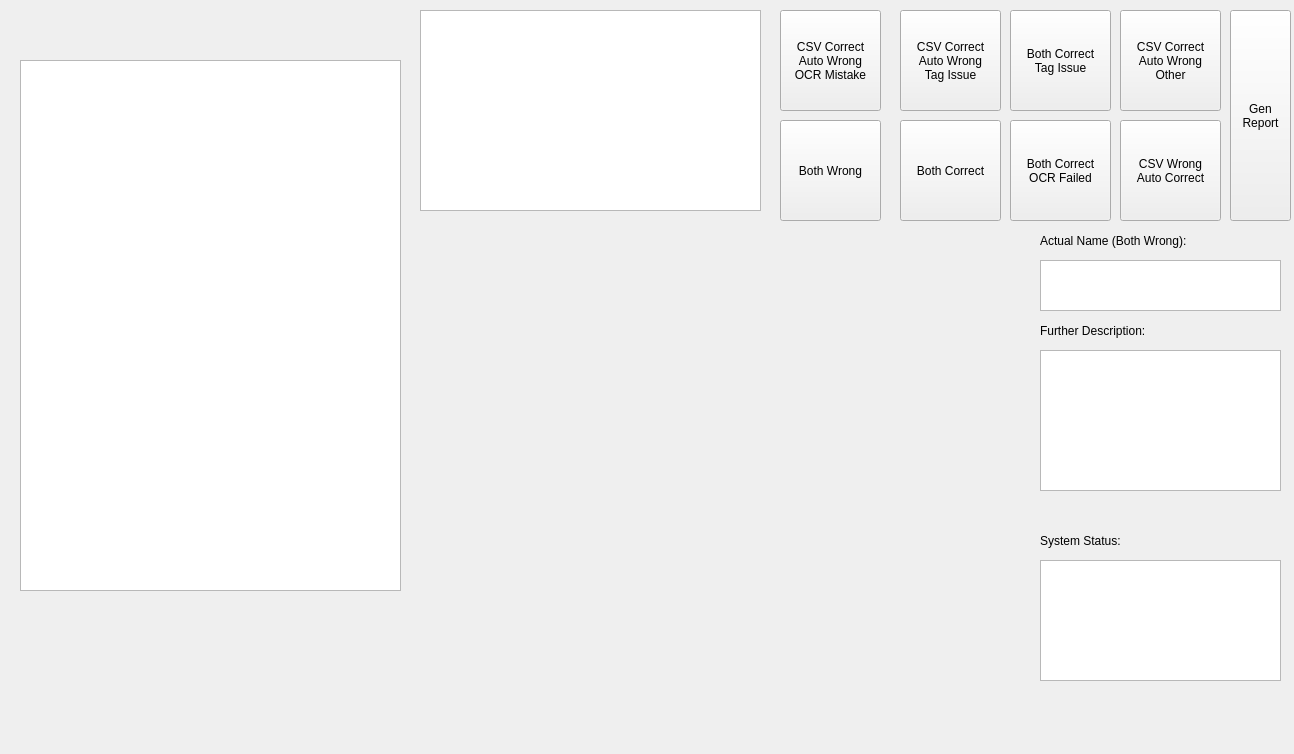
<?xml version="1.0" encoding="UTF-8"?>
<ui version="4.0">
 <class>Widget</class>
 <widget class="QWidget" name="Widget">
  <property name="geometry">
   <rect>
    <x>0</x>
    <y>0</y>
    <width>1294</width>
    <height>754</height>
   </rect>
  </property>
  <property name="windowTitle">
   <string>Widget</string>
  </property>
  <widget class="QPushButton" name="ocr_mistake">
   <property name="geometry">
    <rect>
     <x>780</x>
     <y>10</y>
     <width>101</width>
     <height>101</height>
    </rect>
   </property>
   <property name="text">
    <string>CSV Correct
Auto Wrong
OCR Mistake</string>
   </property>
  </widget>
  <widget class="QPlainTextEdit" name="label_text">
   <property name="geometry">
    <rect>
     <x>20</x>
     <y>60</y>
     <width>381</width>
     <height>531</height>
    </rect>
   </property>
   <property name="readOnly">
    <bool>true</bool>
   </property>
  </widget>
  <widget class="QPlainTextEdit" name="metadata">
   <property name="geometry">
    <rect>
     <x>420</x>
     <y>10</y>
     <width>341</width>
     <height>201</height>
    </rect>
   </property>
   <property name="readOnly">
    <bool>true</bool>
   </property>
  </widget>
  <widget class="QLabel" name="picture_frame">
   <property name="geometry">
    <rect>
     <x>410</x>
     <y>240</y>
     <width>611</width>
     <height>441</height>
    </rect>
   </property>
   <property name="text">
    <string/>
   </property>
   <property name="scaledContents">
    <bool>true</bool>
   </property>
  </widget>
  <widget class="QPushButton" name="csv_wrong">
   <property name="geometry">
    <rect>
     <x>1120</x>
     <y>120</y>
     <width>101</width>
     <height>101</height>
    </rect>
   </property>
   <property name="text">
    <string>CSV Wrong
Auto Correct</string>
   </property>
  </widget>
  <widget class="QPushButton" name="both_wrong">
   <property name="geometry">
    <rect>
     <x>780</x>
     <y>120</y>
     <width>101</width>
     <height>101</height>
    </rect>
   </property>
   <property name="text">
    <string>Both Wrong</string>
   </property>
  </widget>
  <widget class="QPlainTextEdit" name="scientific_name">
   <property name="geometry">
    <rect>
     <x>1040</x>
     <y>260</y>
     <width>241</width>
     <height>51</height>
    </rect>
   </property>
  </widget>
  <widget class="QLabel" name="label_2">
   <property name="geometry">
    <rect>
     <x>1040</x>
     <y>230</y>
     <width>191</width>
     <height>21</height>
    </rect>
   </property>
   <property name="text">
    <string>Actual Name (Both Wrong):</string>
   </property>
  </widget>
  <widget class="QPushButton" name="tag_issue">
   <property name="geometry">
    <rect>
     <x>900</x>
     <y>10</y>
     <width>101</width>
     <height>101</height>
    </rect>
   </property>
   <property name="text">
    <string>CSV Correct
Auto Wrong
Tag Issue</string>
   </property>
  </widget>
  <widget class="QPushButton" name="both_correct_tag_issue">
   <property name="geometry">
    <rect>
     <x>1010</x>
     <y>10</y>
     <width>101</width>
     <height>101</height>
    </rect>
   </property>
   <property name="text">
    <string>Both Correct
Tag Issue</string>
   </property>
  </widget>
  <widget class="QPushButton" name="both_correct">
   <property name="geometry">
    <rect>
     <x>900</x>
     <y>120</y>
     <width>101</width>
     <height>101</height>
    </rect>
   </property>
   <property name="text">
    <string>Both Correct</string>
   </property>
  </widget>
  <widget class="QPushButton" name="wrong_other">
   <property name="geometry">
    <rect>
     <x>1120</x>
     <y>10</y>
     <width>101</width>
     <height>101</height>
    </rect>
   </property>
   <property name="text">
    <string>CSV Correct
Auto Wrong
Other</string>
   </property>
  </widget>
  <widget class="QPushButton" name="both_correct_ocr_failed">
   <property name="geometry">
    <rect>
     <x>1010</x>
     <y>120</y>
     <width>101</width>
     <height>101</height>
    </rect>
   </property>
   <property name="text">
    <string>Both Correct
OCR Failed</string>
   </property>
  </widget>
  <widget class="QPlainTextEdit" name="further_descr">
   <property name="geometry">
    <rect>
     <x>1040</x>
     <y>350</y>
     <width>241</width>
     <height>141</height>
    </rect>
   </property>
  </widget>
  <widget class="QLabel" name="label_3">
   <property name="geometry">
    <rect>
     <x>1040</x>
     <y>320</y>
     <width>191</width>
     <height>21</height>
    </rect>
   </property>
   <property name="text">
    <string>Further Description:</string>
   </property>
  </widget>
  <widget class="QPushButton" name="gen_report">
   <property name="geometry">
    <rect>
     <x>1230</x>
     <y>10</y>
     <width>61</width>
     <height>211</height>
    </rect>
   </property>
   <property name="text">
    <string>Gen
Report</string>
   </property>
  </widget>
  <widget class="QPlainTextEdit" name="sys_status">
   <property name="geometry">
    <rect>
     <x>1040</x>
     <y>560</y>
     <width>241</width>
     <height>121</height>
    </rect>
   </property>
   <property name="readOnly">
    <bool>true</bool>
   </property>
  </widget>
  <widget class="QLabel" name="label_4">
   <property name="geometry">
    <rect>
     <x>1040</x>
     <y>530</y>
     <width>191</width>
     <height>21</height>
    </rect>
   </property>
   <property name="text">
    <string>System Status:</string>
   </property>
  </widget>
 </widget>
 <layoutdefault spacing="6" margin="11"/>
 <resources/>
 <connections/>
</ui>
